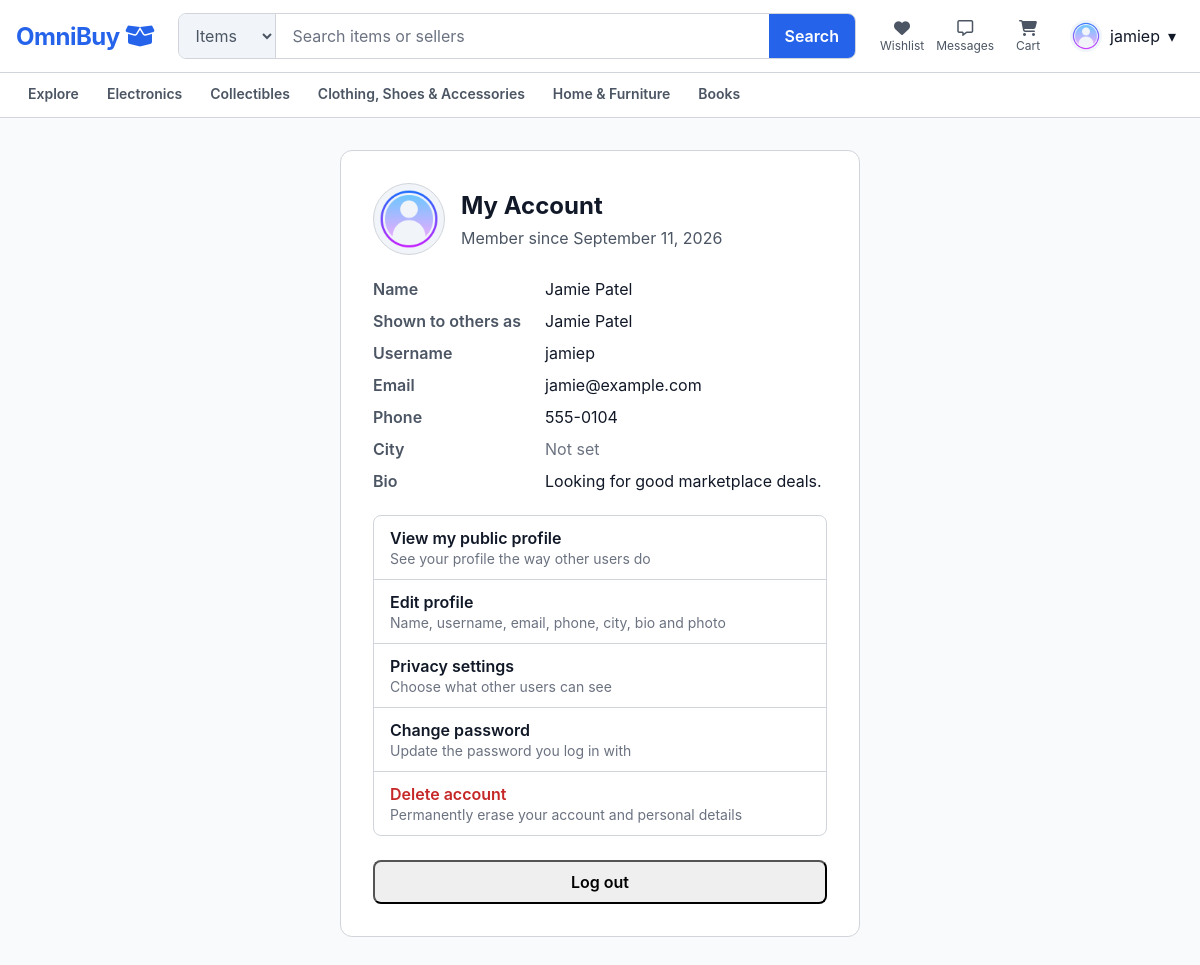
Screenshot of /pages/account.php (signed in) with the database file from the repository.
### tables this page shows
CREATE TABLE users (
    user_id BIGINT UNSIGNED NOT NULL AUTO_INCREMENT PRIMARY KEY,
    created_at TIMESTAMP NOT NULL DEFAULT CURRENT_TIMESTAMP,
    first_name VARCHAR(100) NOT NULL,
    last_name VARCHAR(100) NOT NULL,
    username VARCHAR(100) NOT NULL,
    email VARCHAR(255) NOT NULL,
    password_hash VARCHAR(255) NOT NULL,
    is_email_verified BOOLEAN NOT NULL DEFAULT FALSE,
    phone_number VARCHAR(20) NOT NULL,
    birth_date DATE NOT NULL,
    profile_image_url VARCHAR(2000) NULL,
    bio TEXT NULL DEFAULT NULL,
     
    city VARCHAR(100) NULL DEFAULT NULL,
    is_last_name_hidden BOOLEAN NOT NULL DEFAULT FALSE,
     
    is_city_hidden BOOLEAN NOT NULL DEFAULT FALSE,
    is_email_hidden BOOLEAN NOT NULL DEFAULT FALSE,
    is_phone_hidden BOOLEAN NOT NULL DEFAULT FALSE,
    is_bio_hidden BOOLEAN NOT NULL DEFAULT FALSE,
    account_status ENUM(
        'active',
        'suspended',
        'restricted',
         
        'deleted'
    ) NOT NULL
        DEFAULT 'active',
    
    UNIQUE KEY uq_users_username (username),
    UNIQUE KEY uq_users_email (email)
);

### includes/auth.php (called while the page is built, shortened)
<?php
function isLoggedIn(): bool
{
    return isset($_SESSION['user_id']);
}
function currentUser(): ?array
{
    return [
        'user_id' => (int) $_SESSION['user_id'],
        'username' => (string) ($_SESSION['username'] ?? ''),
        'avatar_url' => (string) ($_SESSION['avatar_url'] ?? AUTH_DEFAULT_AVATAR),
        'is_seller' => (bool) ($_SESSION['is_seller'] ?? false),
    ];
}

### includes/account.php (called while the page is built, shortened)
<?php
require_once __DIR__ . '/auth.php';
function loadAccount(PDO $pdo, int $userId): ?array
{
    $stmt = $pdo->prepare('
        SELECT
            user_id, first_name, last_name, username, email, phone_number,
            birth_date, profile_image_url, bio, city, created_at,
            ' . implode(', ', PRIVACY_SETTINGS) . '
        FROM users
        WHERE user_id = :id
    ');
    $stmt->execute(['id' => $userId]);
    $account = $stmt->fetch();
    $account['user_id'] = (int) $account['user_id'];
    foreach (PRIVACY_SETTINGS as $column) {
        $account[$column] = (bool) $account[$column];
    }
    return $account;
}
function publicDisplayName(string $firstName, string $lastName, bool $isLastNameHidden): string
{
    return $isLastNameHidden || $lastName === '' ? $firstName : "$firstName $lastName";
}

### public/pages/account.php (the view, shortened to what this page needs)
<?php
require_once __DIR__ . '/../../includes/account.php';
require __DIR__ . '/../../db_connect.php';
$account = loadAccount($pdo, currentUser()['user_id']);
include __DIR__ . '/../components/header.php';
?>
<link rel="stylesheet" href="/assets/css/auth.css">
<section class="shell auth-page">
  <div class="auth-card">
    <div class="account-heading">
      <img class="account-avatar" alt=""
        src="<?= htmlspecialchars($account['profile_image_url'] ?: AUTH_DEFAULT_AVATAR) ?>">
      <div>
        <h1>My Account</h1>
        <p class="auth-card__subtitle">
          Member since <?= htmlspecialchars(date('F j, Y', strtotime($account['created_at']))) ?>
        </p>
      </div>
    </div>
    <dl class="account-details">
      <dt>Name</dt>
      <dd><?= htmlspecialchars($account['first_name'] . ' ' . $account['last_name']) ?></dd>
      <dt>Shown to others as</dt>
      <dd><?= htmlspecialchars(publicDisplayName(
          $account['first_name'],
          $account['last_name'],
          $account['is_last_name_hidden']
      )) ?></dd>
      <dt>Username</dt>
      <dd><?= htmlspecialchars($account['username']) ?></dd>
      <dt>Email</dt>
      <dd><?= htmlspecialchars($account['email']) ?></dd>
      <dt>Phone</dt>
      <dd><?= htmlspecialchars($account['phone_number']) ?></dd>
      <dt>City</dt>
      <dd><?= $account['city'] !== null
          ? htmlspecialchars($account['city'])
          : '<span class="account-details__empty">Not set</span>' ?></dd>
      <dt>Bio</dt>
      <dd class="account-details__bio"><?= $account['bio'] !== null
          ? htmlspecialchars($account['bio'])
          : '<span class="account-details__empty">No bio yet</span>' ?></dd>
    </dl>
    <nav class="account-actions" aria-label="Account settings">
      <a class="account-actions__link" href="/pages/profile.php?id=<?= $account['user_id'] ?>">
        <span>View my public profile</span>
        <span class="account-actions__hint">See your profile the way other users do</span>
      </a>
      <a class="account-actions__link" href="/pages/edit-profile.php">
        <span>Edit profile</span>
        <span class="account-actions__hint">Name, username, email, phone, city, bio and photo</span>
      </a>
      <a class="account-actions__link" href="/pages/privacy-settings.php">
        <span>Privacy settings</span>
        <span class="account-actions__hint">Choose what other users can see</span>
      </a>
      <a class="account-actions__link" href="/pages/change-password.php">
        <span>Change password</span>
        <span class="account-actions__hint">Update the password you log in with</span>
      </a>
      <a class="account-actions__link account-actions__link--danger" href="/pages/delete-account.php">
        <span>Delete account</span>
        <span class="account-actions__hint">Permanently erase your account and personal details</span>
      </a>
    </nav>
    <form action="/pages/logout.php" method="post">
      <button class="button auth-form__submit" type="submit">Log out</button>
    </form>
  </div>
</section>
<?php include __DIR__ . '/../components/footer.php'; ?>

### public/components/header.php (shortened to what this page needs)
<?php
$activeNav = $activeNav ?? '';
if (!isset($isLoggedIn) && session_status() === PHP_SESSION_ACTIVE && isset($_SESSION['user_id'])) {
    $isLoggedIn = true;
    $currentUser = $currentUser ?? [
        'username' => $_SESSION['username'] ?? 'Account',
        'avatar_url' => $_SESSION['avatar_url'] ?? '/assets/icons/default-avatar.png',
        'is_seller' => $_SESSION['is_seller'] ?? false,
    ];
}
$isLoggedIn = $isLoggedIn ?? false;
$currentUser = $currentUser ?? null;
function navActive(string $key, string $activeNav): string
{
    return $key === $activeNav ? ' is-active' : '';
}
?>
<!doctype html>
<html lang="en">
<head>
  <link rel="stylesheet" href="/assets/css/omnibuy-design-tokens.css">
  <link rel="stylesheet" href="/assets/css/shared-navigation.css">
</head>
<body>
<header class="site-header">
  <div class="site-header__top shell">
    <a class="brand" href="/" aria-label="OmniBuy home">
      <span class="brand__name">
        OmniBuy
        <i class="fa-solid fa-box-open"></i>
      </span>
    </a>
    <form class="site-search" action="/pages/search.php" method="get" role="search">
      <select
        class="site-search__type"
        name="search_type"
        aria-label="Search type"
      >
        <option
          value="items"
          <?= ($searchType ?? 'items') === 'items'
            ? 'selected'
            : '' ?>
        >
          Items
        </option>
      </select>
      <input
        id="global-search"
        class="site-search__input"
        type="search"
        name="q"
        placeholder="Search items or sellers"
        autocomplete="off"
      >
      <button class="site-search__button" type="submit" aria-label="Search">Search</button>
    </form>
    <nav class="header-actions" aria-label="Account and shopping">
      <a class="icon-link" href="/pages/wishlist.php" aria-label="Wishlist">
        <i class="fa-solid fa-heart"></i>
        <span class="icon-link__label">Wishlist</span>
      </a>
      <a class="icon-link" href="/pages/messaging.php" aria-label="Messages">
        <i class="fa-regular fa-message"></i>
        <span class="icon-link__label">Messages</span>
      </a>
      <a class="icon-link" href="/pages/cart.php" aria-label="Cart">
        <i class="fa-solid fa-cart-shopping"></i>
        <span class="icon-link__label">Cart</span>
      </a>
      <?php if ($isLoggedIn && $currentUser): ?>
        <div class="account-menu" data-account-menu>
          <button class="account-menu__trigger" type="button" aria-expanded="false" aria-controls="account-menu-panel">
            <img
              class="account-menu__avatar"
              src="<?= htmlspecialchars($currentUser['avatar_url'] ?? '/assets/icons/default-avatar.png') ?>"
              alt=""
            >
            <span><?= htmlspecialchars($currentUser['username'] ?? 'Account') ?></span>
            <span aria-hidden="true">▾</span>
          </button>
        </div>
      <?php else: ?>
        <a class="text-link" href="/pages/login.php">Log in</a>
        <a class="button button--primary button--small" href="/pages/signup.php">Sign up</a>
      <?php endif; ?>
    </nav>
  </div>
  <div class="site-header__nav-wrap">
    <nav class="primary-nav shell" id="primary-nav" aria-label="Primary navigation">
      <a class="primary-nav__link<?= navActive('home', $activeNav) ?>" href="/">Explore</a>
      <a class="primary-nav__link<?= navActive(
          'electronics',
          $activeNav,
      ) ?>" href="/pages/category.php?category=electronics">Electronics</a>
      <a class="primary-nav__link<?= navActive(
          'collectibles',
          $activeNav,
      ) ?>" href="/pages/category.php?category=collectibles">Collectibles</a>
      <a class="primary-nav__link<?= navActive(
          'clothing',
          $activeNav,
      ) ?>" href="/pages/category.php?category=clothing">Clothing, Shoes & Accessories</a>
      <a class="primary-nav__link<?= navActive(
          'home-furniture',
          $activeNav,
      ) ?>" href="/pages/category.php?category=home-furniture">Home & Furniture</a>
      <a class="primary-nav__link<?= navActive(
          'books',
          $activeNav,
      ) ?>" href="/pages/category.php?category=books">Books</a>
    </nav>
  </div>
</header>
<main id="main-content" class="page-main">

### public/components/footer.php (shortened to what this page needs)
</main>
</body>
</html>

### public/assets/css/omnibuy-design-tokens.css (style rules this page uses)
:root { --color-primary: #2563EB; --color-primary-hover: #1D4ED8; --color-primary-light: #DBEAFE; --color-navy: #183B6B; --color-background: #F8FAFC; --color-surface: #FFFFFF; --color-surface-secondary: #F1F5F9; --color-border: #D1D5DB; --color-text: #111827; --color-text-secondary: #4B5563; --color-text-muted: #6B7280; --color-success: #2E7D32; --color-warning: #B26A00; --color-danger: #C62828; --font-ui: "Inter", system-ui, -apple-system, BlinkMacSystemFont, "Segoe UI", Arial, sans-serif; --radius-input: 8px; --radius-button: 8px; --radius-card: 12px; --radius-modal: 16px; --space-1: 4px; --space-2: 8px; --space-3: 12px; --space-4: 16px; --space-6: 24px; --space-8: 32px; --space-12: 48px; }

### public/assets/css/shared-navigation.css (style rules this page uses)
*, *::before, *::after { box-sizing: border-box; }
body { margin: 0; color: var(--color-text); background: var(--color-background); font-family: var(--font-ui); }
a { color: inherit; text-decoration: none; }
button, input, select { font: inherit; }
.shell { width: min(1180px, calc(100% - 32px)); margin-inline: auto; }
.site-header { position: sticky; top: 0; z-index: 50; border-bottom: 1px solid var(--color-border); background: var(--color-surface); }
.site-header__top { min-height: 72px; display: grid; grid-template-columns: auto minmax(280px, 1fr) auto; align-items: center; gap: var(--space-6); }
.brand { display: inline-flex; align-items: center; gap: var(--space-1); color: var(--color-primary); font-weight: 700; font-size: 24px; letter-spacing: -0.02em; transition: transform 0.3s ease, box-shadow 0.3s ease; }
.site-search { width: 100%; max-width: 100%; min-width: 0; display: grid; grid-template-columns: auto minmax(0, 1fr) auto; border: 1px solid var(--color-border); border-radius: var(--radius-input); overflow: hidden; background: var(--color-surface); }
.site-search__type, .site-search__input, .site-search__button { min-height: 44px; border: 0; }
.site-search__type { padding-inline: var(--space-3); border-right: 1px solid var(--color-border); color: var(--color-text-secondary); background: var(--color-surface-secondary); }
.site-search__input { min-width: 0; padding-inline: var(--space-4); color: var(--color-text); background: transparent; }
.site-search__input::placeholder { color: var(--color-text-muted); }
.site-search__button { padding-inline: var(--space-4); cursor: pointer; background: var(--color-primary); color: #fff; font-weight: 600; }
.header-actions { display: flex; align-items: center; gap: var(--space-3); white-space: nowrap; }
.icon-link { position: relative; min-width: 44px; min-height: 44px; display: inline-flex; flex-direction: column; align-items: center; justify-content: center; gap: 2px; border-radius: var(--radius-button); color: var(--color-text-secondary); }
.icon-link__label { font-size: 12px; }
.button { min-height: 44px; display: inline-flex; align-items: center; justify-content: center; padding: 0 var(--space-4); border-radius: var(--radius-button); font-weight: 600; }
.account-menu { position: relative; }
.account-menu__trigger { min-height: 44px; display: inline-flex; align-items: center; gap: var(--space-2); padding: var(--space-1) var(--space-2); border: 0; border-radius: var(--radius-button); cursor: pointer; color: var(--color-text); background: transparent; }
.account-menu__avatar { width: 32px; height: 32px; border-radius: 50%; object-fit: cover; background: var(--color-surface-secondary); }
.site-header__nav-wrap { border-top: 1px solid var(--color-border); background: var(--color-surface); }
.primary-nav { min-height: 44px; display: flex; align-items: stretch; gap: var(--space-1); overflow-x: auto; }
.primary-nav__link { min-height: 44px; display: inline-flex; align-items: center; padding-inline: var(--space-3); border-bottom: 3px solid transparent; color: var(--color-text-secondary); font-size: 14px; font-weight: 600; }
.page-main { min-height: 60vh; }

### rows the page displays
users: created_at "September 11, 2026", first_name+last_name "Jamie Patel", first_name+last_name+is_last_name_hidden "Jamie Patel", username "jamiep", email "jamie@example.com", phone_number "555-0104", bio "Looking for good marketplace deals."

### other values shown
$currentUser['username'] "jamiep"
